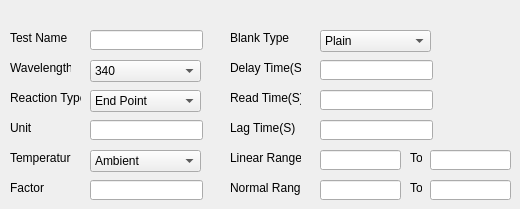
      <widget class="QWidget" name="tab_6">
       <attribute name="title">
        <string>Info</string>
       </attribute>
       <widget class="QLabel" name="label_12">
        <property name="geometry">
         <rect>
          <x>10</x>
          <y>30</y>
          <width>61</width>
          <height>16</height>
         </rect>
        </property>
        <property name="text">
         <string>Test Name</string>
        </property>
       </widget>
       <widget class="QLabel" name="label_13">
        <property name="geometry">
         <rect>
          <x>10</x>
          <y>60</y>
          <width>61</width>
          <height>16</height>
         </rect>
        </property>
        <property name="text">
         <string>Wavelength</string>
        </property>
       </widget>
       <widget class="QLabel" name="label_14">
        <property name="geometry">
         <rect>
          <x>10</x>
          <y>90</y>
          <width>71</width>
          <height>16</height>
         </rect>
        </property>
        <property name="text">
         <string>Reaction Type</string>
        </property>
       </widget>
       <widget class="QLabel" name="label_15">
        <property name="geometry">
         <rect>
          <x>10</x>
          <y>120</y>
          <width>61</width>
          <height>16</height>
         </rect>
        </property>
        <property name="text">
         <string>Unit</string>
        </property>
       </widget>
       <widget class="QLabel" name="label_16">
        <property name="geometry">
         <rect>
          <x>10</x>
          <y>150</y>
          <width>61</width>
          <height>16</height>
         </rect>
        </property>
        <property name="text">
         <string>Temperature</string>
        </property>
       </widget>
       <widget class="QLabel" name="label_17">
        <property name="geometry">
         <rect>
          <x>10</x>
          <y>180</y>
          <width>61</width>
          <height>16</height>
         </rect>
        </property>
        <property name="text">
         <string>Factor</string>
        </property>
       </widget>
       <widget class="QLineEdit" name="lineEdit_4">
        <property name="geometry">
         <rect>
          <x>90</x>
          <y>30</y>
          <width>113</width>
          <height>20</height>
         </rect>
        </property>
       </widget>
       <widget class="QLineEdit" name="lineEdit_5">
        <property name="geometry">
         <rect>
          <x>90</x>
          <y>120</y>
          <width>113</width>
          <height>20</height>
         </rect>
        </property>
       </widget>
       <widget class="QLineEdit" name="lineEdit_6">
        <property name="geometry">
         <rect>
          <x>90</x>
          <y>180</y>
          <width>113</width>
          <height>20</height>
         </rect>
        </property>
       </widget>
       <widget class="QComboBox" name="comboBox">
        <property name="geometry">
         <rect>
          <x>90</x>
          <y>60</y>
          <width>111</width>
          <height>22</height>
         </rect>
        </property>
        <item>
         <property name="text">
          <string>340</string>
         </property>
        </item>
        <item>
         <property name="text">
          <string>405</string>
         </property>
        </item>
        <item>
         <property name="text">
          <string>450</string>
         </property>
        </item>
        <item>
         <property name="text">
          <string>492</string>
         </property>
        </item>
        <item>
         <property name="text">
          <string>572</string>
         </property>
        </item>
        <item>
         <property name="text">
          <string>630</string>
         </property>
        </item>
       </widget>
       <widget class="QComboBox" name="comboBox_2">
        <property name="geometry">
         <rect>
          <x>90</x>
          <y>90</y>
          <width>111</width>
          <height>22</height>
         </rect>
        </property>
        <item>
         <property name="text">
          <string>End Point</string>
         </property>
        </item>
        <item>
         <property name="text">
          <string>Two Point</string>
         </property>
        </item>
        <item>
         <property name="text">
          <string>Kinetic</string>
         </property>
        </item>
       </widget>
       <widget class="QComboBox" name="comboBox_3">
        <property name="geometry">
         <rect>
          <x>90</x>
          <y>150</y>
          <width>111</width>
          <height>22</height>
         </rect>
        </property>
        <item>
         <property name="text">
          <string>Ambient</string>
         </property>
        </item>
        <item>
         <property name="text">
          <string>30</string>
         </property>
        </item>
        <item>
         <property name="text">
          <string>37</string>
         </property>
        </item>
       </widget>
       <widget class="QLineEdit" name="lineEdit_7">
        <property name="geometry">
         <rect>
          <x>320</x>
          <y>60</y>
          <width>113</width>
          <height>20</height>
         </rect>
        </property>
       </widget>
       <widget class="QLabel" name="label_18">
        <property name="geometry">
         <rect>
          <x>230</x>
          <y>60</y>
          <width>71</width>
          <height>16</height>
         </rect>
        </property>
        <property name="text">
         <string>Delay Time(S)</string>
        </property>
       </widget>
       <widget class="QLabel" name="label_19">
        <property name="geometry">
         <rect>
          <x>230</x>
          <y>90</y>
          <width>71</width>
          <height>16</height>
         </rect>
        </property>
        <property name="text">
         <string>Read Time(S)</string>
        </property>
       </widget>
       <widget class="QLineEdit" name="lineEdit_8">
        <property name="geometry">
         <rect>
          <x>320</x>
          <y>90</y>
          <width>113</width>
          <height>20</height>
         </rect>
        </property>
        <property name="text">
         <string/>
        </property>
       </widget>
       <widget class="QLabel" name="label_20">
        <property name="geometry">
         <rect>
          <x>230</x>
          <y>30</y>
          <width>61</width>
          <height>16</height>
         </rect>
        </property>
        <property name="text">
         <string>Blank Type</string>
        </property>
       </widget>
       <widget class="QComboBox" name="comboBox_4">
        <property name="geometry">
         <rect>
          <x>320</x>
          <y>30</y>
          <width>111</width>
          <height>22</height>
         </rect>
        </property>
        <item>
         <property name="text">
          <string>Plain</string>
         </property>
        </item>
        <item>
         <property name="text">
          <string>Distilled Water</string>
         </property>
        </item>
        <item>
         <property name="text">
          <string>Reagent Blank</string>
         </property>
        </item>
       </widget>
       <widget class="QLabel" name="label_21">
        <property name="geometry">
         <rect>
          <x>230</x>
          <y>150</y>
          <width>71</width>
          <height>16</height>
         </rect>
        </property>
        <property name="text">
         <string>Linear Range</string>
        </property>
       </widget>
       <widget class="QLineEdit" name="lineEdit_9">
        <property name="geometry">
         <rect>
          <x>320</x>
          <y>150</y>
          <width>81</width>
          <height>20</height>
         </rect>
        </property>
        <property name="text">
         <string/>
        </property>
       </widget>
       <widget class="QLineEdit" name="lineEdit_10">
        <property name="geometry">
         <rect>
          <x>430</x>
          <y>150</y>
          <width>81</width>
          <height>20</height>
         </rect>
        </property>
        <property name="text">
         <string/>
        </property>
       </widget>
       <widget class="QLabel" name="label_22">
        <property name="geometry">
         <rect>
          <x>410</x>
          <y>150</y>
          <width>12</width>
          <height>16</height>
         </rect>
        </property>
        <property name="text">
         <string>To</string>
        </property>
       </widget>
       <widget class="QLabel" name="label_23">
        <property name="geometry">
         <rect>
          <x>410</x>
          <y>180</y>
          <width>12</width>
          <height>16</height>
         </rect>
        </property>
        <property name="text">
         <string>To</string>
        </property>
       </widget>
       <widget class="QLabel" name="label_24">
        <property name="geometry">
         <rect>
          <x>230</x>
          <y>180</y>
          <width>71</width>
          <height>16</height>
         </rect>
        </property>
        <property name="text">
         <string>Normal Range</string>
        </property>
       </widget>
       <widget class="QLineEdit" name="lineEdit_11">
        <property name="geometry">
         <rect>
          <x>320</x>
          <y>180</y>
          <width>81</width>
          <height>20</height>
         </rect>
        </property>
        <property name="text">
         <string/>
        </property>
       </widget>
       <widget class="QLineEdit" name="lineEdit_12">
        <property name="geometry">
         <rect>
          <x>430</x>
          <y>180</y>
          <width>81</width>
          <height>20</height>
         </rect>
        </property>
        <property name="text">
         <string/>
        </property>
       </widget>
       <widget class="QLabel" name="label_36">
        <property name="geometry">
         <rect>
          <x>230</x>
          <y>120</y>
          <width>71</width>
          <height>16</height>
         </rect>
        </property>
        <property name="text">
         <string>Lag Time(S)</string>
        </property>
       </widget>
       <widget class="QLineEdit" name="lineEdit_22">
        <property name="geometry">
         <rect>
          <x>320</x>
          <y>120</y>
          <width>113</width>
          <height>20</height>
         </rect>
        </property>
        <property name="text">
         <string/>
        </property>
       </widget>
      </widget>
